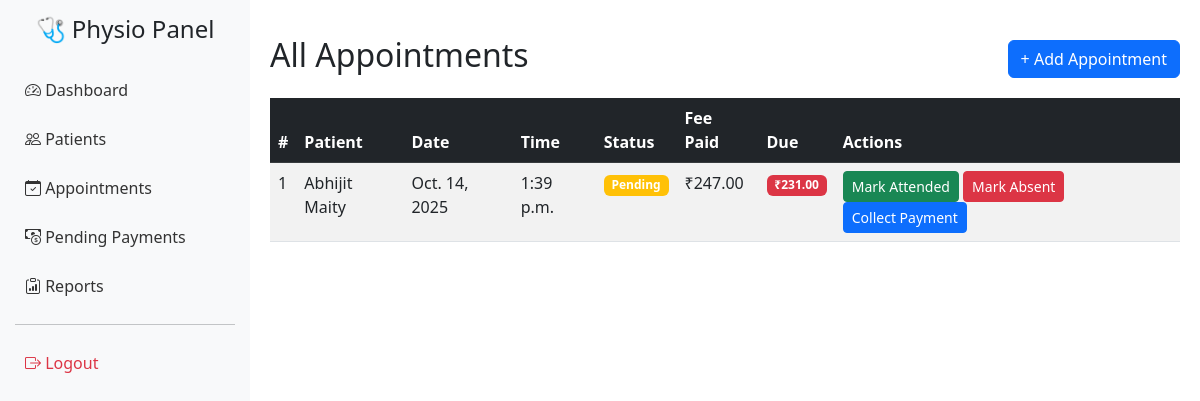
/appointments/ (signed in), run on an earlier commit of the app's database.
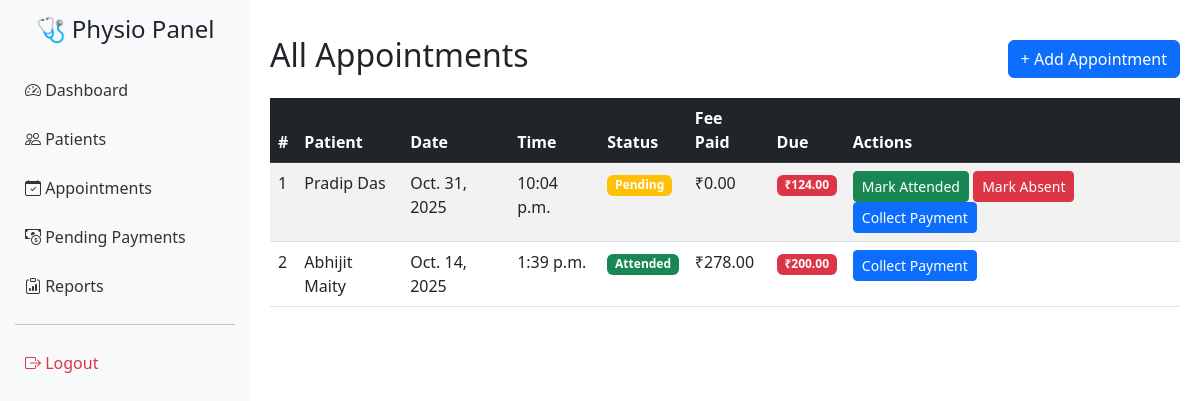
And on a later commit of the database.
### core/models.py (models this page shows, shortened)
class Appointment(models.Model):
    STATUS_CHOICES = [
        ('Pending', 'Pending'),
        ('Attended', 'Attended'),
        ('Absent', 'Absent'),
    ]
    patient = models.ForeignKey(Patient, on_delete=models.CASCADE)
    date = models.DateField()
    time = models.TimeField()
    status = models.CharField(max_length=10, choices=STATUS_CHOICES, default='Pending')
    fee_paid = models.DecimalField(max_digits=8, decimal_places=2, default=0)
    fee_due = models.DecimalField(max_digits=8, decimal_places=2, default=0)
    notes = models.TextField(blank=True, null=True)

class Patient(models.Model):
    STATUS_CHOICES = [
        ('New', 'New'),
        ('Regular', 'Regular'),
        ('Critical', 'Critical'),
    ]
    name = models.CharField(max_length=100)
    contact = models.CharField(max_length=15)
    address = models.TextField(blank=True, null=True)
    medical_notes = models.TextField(blank=True, null=True)
    status = models.CharField(max_length=10, choices=STATUS_CHOICES, default='New')
    total_fee = models.DecimalField(max_digits=8, decimal_places=2, default=0)
    pending_fee = models.DecimalField(max_digits=8, decimal_places=2, default=0)
    notes = models.TextField(blank=True, null=True)

### core/views.py (the view)
# urls.py: path('appointments/', views.all_appointments, name='all_appointments'),
@login_required
def all_appointments(request):
    appointments = Appointment.objects.select_related('patient').order_by('-date', '-time')
    return render(request, 'all_appointments.html', {'appointments': appointments})

### templates/all_appointments.html
{% extends 'base.html' %}
{% block content %}
<div class="d-flex justify-content-between align-items-center mt-3">
    <h2>All Appointments</h2>
    <a href="{% url 'add_appointment' %}" class="btn btn-primary">+ Add Appointment</a>
</div>
<table class="table table-striped mt-3">
    <thead class="table-dark">
        <tr>
            <th>#</th>
            <th>Patient</th>
            <th>Date</th>
            <th>Time</th>
            <th>Status</th>
            <th>Fee Paid</th>
            <th>Due</th>
            <th>Actions</th>
        </tr>
    </thead>
    <tbody>
        {% for appointment in appointments %}
        <tr>
            <td>{{ forloop.counter }}</td>
            <td>{{ appointment.patient.name }}</td>
            <td>{{ appointment.date }}</td>
            <td>{{ appointment.time }}</td>
            <td>
                {% if appointment.status == "Attended" %}
                    <span class="badge bg-success">Attended</span>
                {% elif appointment.status == "Absent" %}
                    <span class="badge bg-danger">Absent</span>
                {% else %}
                    <span class="badge bg-warning">Pending</span>
                {% endif %}
            </td>
            <td>₹{{ appointment.fee_paid }}</td>
            <td>
                {% if appointment.fee_due > 0 %}
                    <span class="badge bg-danger">₹{{ appointment.fee_due }}</span>
                {% else %}
                    <span class="badge bg-success">Paid</span>
                {% endif %}
            </td>
            <td>
                {% if appointment.status == "Pending" %}
                    <a href="{% url 'mark_attendance' appointment.id 'Attended' %}" class="btn btn-sm btn-success">Mark Attended</a>
                    <a href="{% url 'mark_attendance' appointment.id 'Absent' %}" class="btn btn-sm btn-danger">Mark Absent</a>
                {% endif %}
                {% if appointment.fee_due > 0 %}
                    <a href="{% url 'collect_payment' appointment.id %}" class="btn btn-sm btn-primary">Collect Payment</a>
                {% endif %}
            </td>
        </tr>
        {% empty %}
        <tr>
            <td colspan="8" class="text-center">No appointments found.</td>
        </tr>
        {% endfor %}
    </tbody>
</table>
{% endblock %}

### templates/base.html (shortened to what this page needs)
<!DOCTYPE html>
<html lang="en">
<head>
    <link href="https://cdn.jsdelivr.net/npm/bootstrap@5.3.0/dist/css/bootstrap.min.css" rel="stylesheet">
    <link href="https://cdn.jsdelivr.net/npm/bootstrap-icons/font/bootstrap-icons.css" rel="stylesheet">
</head>
<body>
    <div class="sidebar">
        <h4 class="text-center mb-4">🩺 Physio Panel</h4>
        <a href="{% url 'dashboard' %}"><i class="bi bi-speedometer2"></i> Dashboard</a>
        <a href="{% url 'patients' %}"><i class="bi bi-people"></i> Patients</a>
        <a href="{% url 'all_appointments' %}"><i class="bi bi-calendar-check"></i> Appointments</a>
        <a href="{% url 'pending_payments' %}"><i class="bi bi-cash-coin"></i> Pending Payments</a>
        <a href="{% url 'reports' %}"><i class="bi bi-clipboard-data"></i> Reports</a>
        <hr>
        <a href="{% url 'logout' %}" class="text-danger"><i class="bi bi-box-arrow-right"></i> Logout</a>
    </div>
    <div class="content">
        {% block content %}
        {% endblock %}
    </div>
</body>
</html>

### templates/base.html (style rules this page uses)
body { display: flex; }
.sidebar { width: 250px; height: 100vh; background: #f8f9fa; padding: 15px; position: fixed; }
.content { margin-left: 250px; padding: 20px; width: 100%; }
.sidebar a { display: block; padding: 10px; margin: 5px 0; color: #333; text-decoration: none; border-radius: 5px; }

What changed in the data, as far as the page shows it:
added Appointment: patient.name "Pradip Das", date "Oct. 31, 2025", time "10:04 p.m.", status "Pending", fee_paid "0.00", fee_due "124.00", shows "Collect Payment"
changed Appointment "Oct. 14, 2025": fee_paid "247.00" → "278.00"; fee_due "231.00" → "200.00"; status "Pending Mark Attended Mark Absent" → "Attended"
